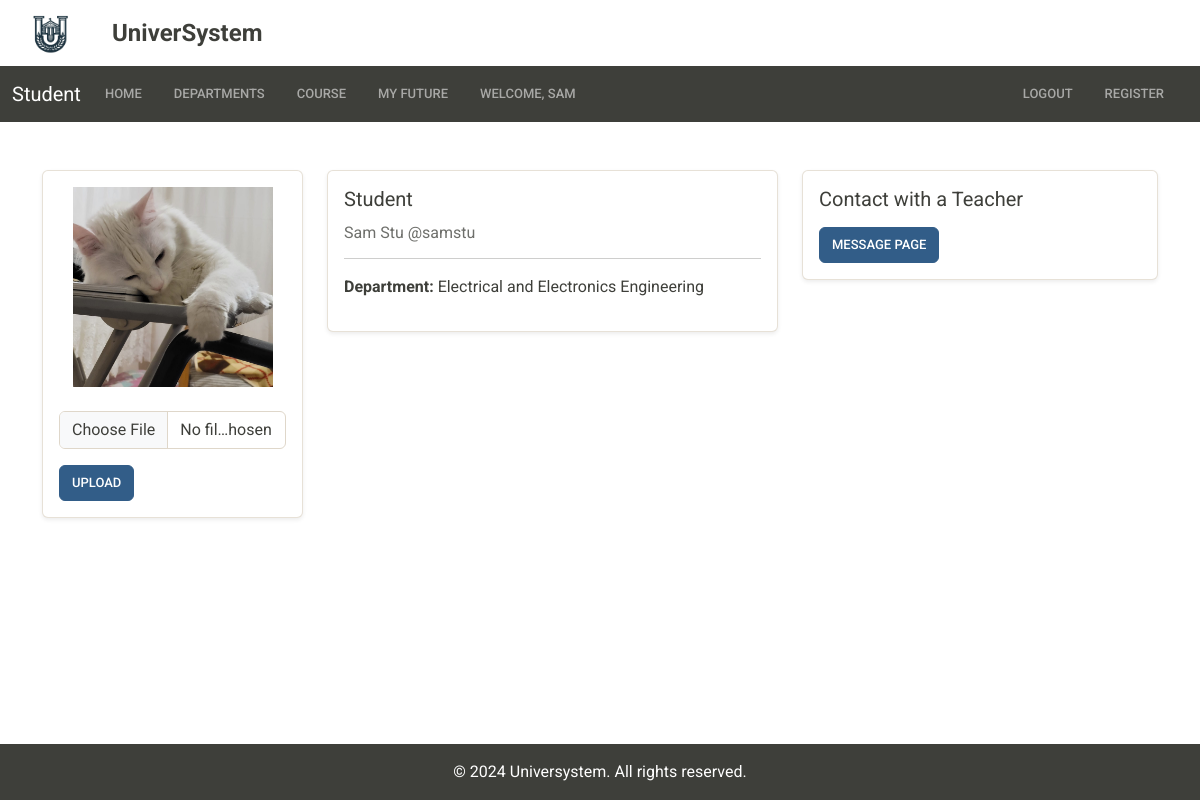
Screenshot of /main/ (signed in) with the database file from the repository.
### accountapp/models.py (models this page shows, shortened)
class CustomUser(AbstractUser):
    STATUS = (
        ('Teacher', 'Teacher'),
        ('Student', 'Student'),
        ('Admin', 'Admin'),
    )
    status = models.CharField(
        max_length=100, choices=STATUS, default='Student',)

class Student(models.Model):
    user = models.OneToOneField(CustomUser, on_delete=models.CASCADE)
    department = models.ForeignKey(
        Department, on_delete=models.CASCADE, blank=True, null=True)
    acts = models.IntegerField(default=0)
    lessons = models.ManyToManyField(Lesson, blank=True,
                                     through='StudentLesson')
    department_request = models.BooleanField(default=False)
    adviser = models.ForeignKey(
        'Teacher', on_delete=models.CASCADE, blank=True, null=True)
    is_submitted = models.BooleanField(default=False)
    profile_photo = models.ImageField(
        upload_to='photos/', default='photos/default-profile-photo.jpg'
    )

### baseapp/models.py (models this page shows, shortened)
class Department(models.Model):
    title = models.CharField(max_length=150)
    capacity = models.IntegerField(default=10)
    slug = models.SlugField(db_index=True, unique=True,
                            blank=True, null=False, editable=False)
    def __str__(self):
        return self.title

### baseapp/views.py (the view, shortened to what this page needs)
# urls.py: path('main/', IndexView.as_view(), name='index'),
class IndexView(LoginRequiredMixin, View):  # Main page
    def get(self, request):
        user = CustomUser.objects.get(username=request.user.username)
        if user.status == 'Student':
            student = Student.objects.get(user=request.user)
            students_without_department = Student.objects.filter(
                department_request=True)
            form = PhotoUploadForm()
            context = {
                'user': user,
                'form': form,
                'student': student,
                'students_without_department': students_without_department,
            }
            return render(request, 'baseapp/index.html', context)
        return redirect('login')

### baseapp/forms.py
class PhotoUploadForm(forms.ModelForm):
    class Meta:
        model = Student
        fields = ['profile_photo']
        labels = {
            'profile_photo': '',
        }

### baseapp/templates/baseapp/index.html (shortened to what this page needs)
{% extends 'base.html' %} {% load static %} {% load crispy_forms_tags %} {% block title %}Main Page{% endblock title %}
{% block content %}
<div class="container mt-5">
  <div class="row justify-content-center">
    {% if user.status == 'Student' %}
    <div class="col-md-3">
      <div class="card shadow-sm">
        <div class="card-body">
          <form method="post" enctype="multipart/form-data" action="{% url 'upload_photo' %}">
            <div style="width: 200px; height: 200px; overflow: hidden; margin: 0 auto;">
            <img src="{{ student.profile_photo.url }}" class="img-fluid d-block mx-auto" alt="Profile Photo" style="width: 100%; height: 100%; object-fit: cover;"/>
            </div>
            <br />
            <div class="form-group">{{ form|crispy }}</div>
            <button type="submit" class="btn btn-primary">Upload</button>
          </form>
        </div>
      </div>
    </div>
    {% endif %} {% if not user.status == 'Admin' %}
    {% include 'baseapp/partials/_home_first_card.html' %}
    {% endif %}
    {% if user.status == 'Admin' %}
    {% include 'baseapp/partials/_home_admin.html' %}
    {% elif user.status == 'Teacher' %}
    {% include 'baseapp/partials/_home_teacher.html' %}
    {% elif user.status == 'Student' %}
    {% include 'baseapp/partials/_home_student.html' %}
    {% endif %}
  </div>
</div>
{% endblock content %}

### templates/partials/_navbar.html (shortened to what this page needs)
<nav class="navbar navbar-expand-lg bg-dark" data-bs-theme="dark">
  <div class="container-fluid">
    {% if user.status == "Teacher" %}
    <a class="navbar-brand">Teacher</a>
    {% elif user.status == "Student" %}
    <a class="navbar-brand">Student</a>
    {% elif user.status == 'Admin' %}
    <a class="navbar-brand">Admin</a>
    {% endif %}
    <div class="collapse navbar-collapse" id="navbarColor01">
      <ul class="navbar-nav me-3">
        <li class="nav-item">
          <a class="nav-link me-3" href="{% url 'index' %}">Home</a>
        </li>
        <li class="nav-item me-3">
          <a class="nav-link" href="{% url 'department' %}">Departments</a>
        </li>
        {% if user.status == "Teacher" %}
        <li class="nav-item dropdown">
          <a
            class="nav-link dropdown-toggle me-3"
            href="#"
            role="button"
            data-bs-toggle="dropdown"
            aria-expanded="false"
          >
            Courses
          </a>
          <ul class="dropdown-menu">
            {% for lesson in user.teacher.lessons.all %}
            <li><a class="dropdown-item" href="{% url 'teacher_grading' slug=lesson.slug %}">{{ lesson.title }}</a></li>
            {% endfor %}
          </ul>
        </li>
        <li class="nav-item dropdown">
          <a class="nav-link dropdown-toggle me-3" href="#" role="button" data-bs-toggle="dropdown" aria-expanded="false">
            Student
          </a>
          <ul class="dropdown-menu">
            <li><a class="dropdown-item" href="{% url 'message' %}">Messages</a></li>
            <li><a class="dropdown-item" href="{% url 'course_approval' %}">Course Approval</a></li>
          </ul>
        </li>
        {% elif user.status == "Student" %}
        <li class="nav-item me-3">
          {% if user.student.is_submitted %}
          <a class="nav-link" href="{% url 'selected_lessons' %}">Course</a>
          {% else %}
          <a class="nav-link" href="{% url 'lesson_selection' %}">Course</a>
          {% endif %}
        </li>
        <li class="nav-item me-3">
          <a class="nav-link" href="{% url 'student_future' %}">My Future</a>
        </li>
        {% endif %} {% if not user.status == 'Admin' %}
        <li class="nav-item">
          <a class="nav-link">Welcome, {{ user.first_name|title }}</a>
        </li>
        {% endif %}
      </ul>
      <ul class="navbar-nav ms-auto">
        <li class="nav-item me-3">
          <a class="nav-link" href="{% url 'logout' %}">Logout</a>
        </li>
        {% if user.status == 'Student' %}
        <li class="nav-item me-3">
          <a class="nav-link" href="{% url 'register' %}">Register</a>
        </li>
        {% endif %}
      </ul>
    </div>
  </div>
</nav>

### baseapp/templates/baseapp/partials/_home_first_card.html
<div class="col-md-5">
  <div class="card shadow-sm">
    <div class="card-body">
      <h5 class="card-title mb-3">{{ user.status|title }}</h5>
      <h6 class="card-subtitle mb-3 text-muted">
        {{ user.first_name|title }} {{ user.last_name|title }} @{{ user.username }}
      </h6>
      <hr />
      {% if user.status == 'Student' %}
      {% if student is None %}
      <p class="card-text mb-3">You have not been assigned to any department yet. Please contact the administrator.</p>
      {% else %}
      <p class="card-text mb-3"><strong>Department:</strong> {{ student.department }}</p>
      {% endif %}
      {% endif %}
    </div>
  </div>
</div>

### templates/base.html (style rules this page uses)
body { display: flex; flex-direction: column; min-height: 100vh; margin: 0; }

### rows the page displays
CustomUser: first_name "SAM", status "Student", first_name "Sam", last_name "Stu", username "samstu"
Student: profile_photo (picture), department "Electrical and Electronics Engineering"
